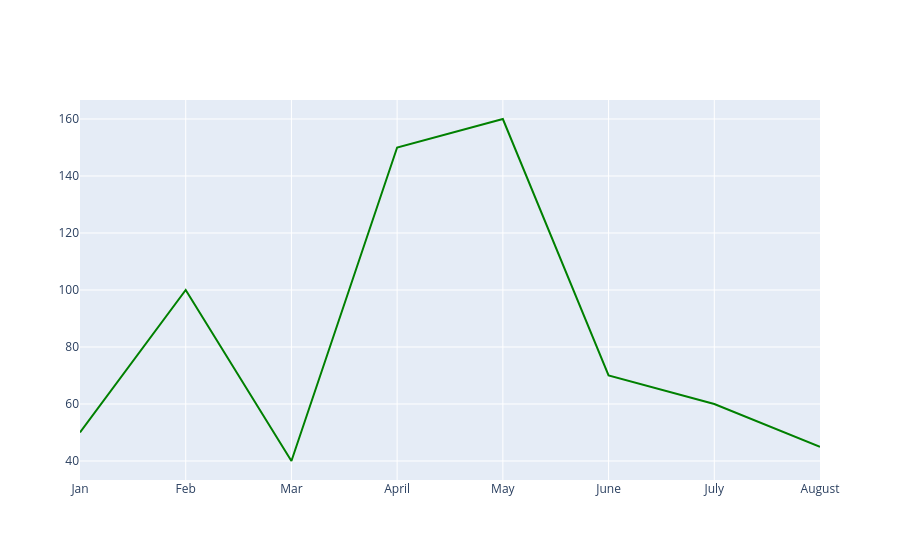

Here is the notebook cell this chart was saved with:
### Code cell
#Next we will create a line plot by using the add_trace function and use the go.scatter() function within it
# In go.Scatter we define the x-axis data,y-axis data and define the mode as lines with color of the marker as green
# 将数据塞进去。x轴是月份（一月到八月），y轴是自行车销量（numberofby）；
# 并同时设置颜色为绿色：
fig.add_trace( go.Scatter( x = months_array, 
                           y = number_of_bicycles_sold_array, 
                           mode = 'lines', 
                           marker = dict(color='green')
                         )
             )

### Figure 1 — Plotly figure (JSON) as saved in the notebook; plotly's stock layout.template omitted (floating-point values rounded to 4 significant figures)
{"data": [{"marker": {"color": "green"}, "mode": "lines", "type": "scatter", "x": ["Jan", "Feb", "Mar", "April", "May", "June", "July", "August"], "y": [50, 100, 40, 150, 160, 70, 60, 45]}], "layout": {}}
